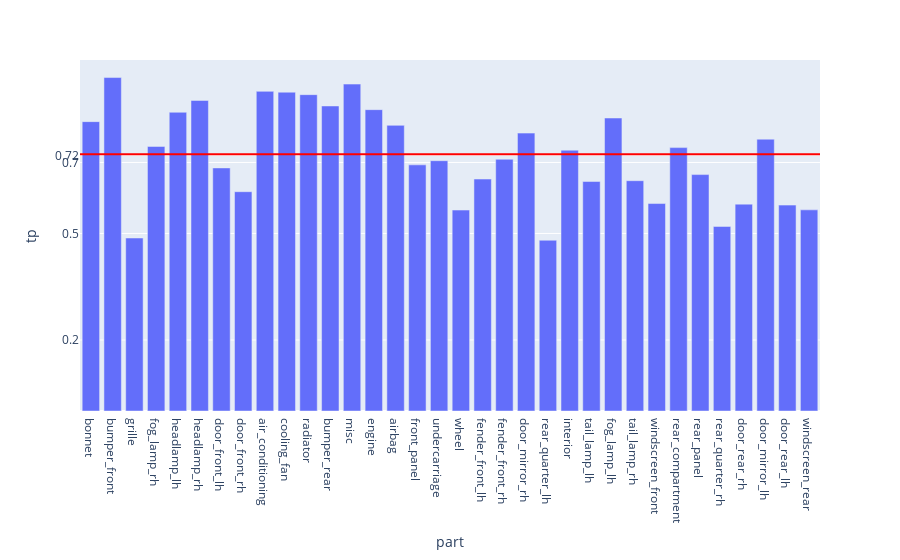

Source (notebook cell):
### Code cell
fig = px.bar(evalMetrics, x = 'part', y = 'tp')

fig.add_hline(y=avgTp, line_width=2, line_color="red")

fig.update_layout(
    yaxis = dict(
        tickmode = 'array',
        tickvals = [np.format_float_positional(avgTp, 2), 0.2, 0.5, 0.7],
    )
)
fig

### Figure 1 — Plotly figure (JSON) as saved in the notebook; plotly's stock layout.template omitted (floating-point values rounded to 4 significant figures)
{"data": [{"alignmentgroup": "True", "hovertemplate": "part=%{x}<br>tp=%{y}<extra></extra>", "legendgroup": "", "marker": {"color": "#636efa", "pattern": {"shape": ""}}, "name": "", "offsetgroup": "", "orientation": "v", "showlegend": false, "textposition": "auto", "type": "bar", "x": ["bonnet", "bumper_front", "grille", "fog_lamp_rh", "headlamp_lh", "headlamp_rh", "door_front_lh", "door_front_rh", "air_conditioning", "cooling_fan", "radiator", "bumper_rear", "misc", "engine", "airbag", "front_panel", "undercarriage", "wheel", "fender_front_lh", "fender_front_rh", "door_mirror_rh", "rear_quarter_lh", "interior", "tail_lamp_lh", "fog_lamp_lh", "tail_lamp_rh", "windscreen_front", "rear_compartment", "rear_panel", "rear_quarter_rh", "door_rear_rh", "door_mirror_lh", "door_rear_lh", "windscreen_rear"], "xaxis": "x", "y": [0.815, 0.9392, 0.4873, 0.7451, 0.8414, 0.8747, 0.6847, 0.6177, 0.9003, 0.898, 0.891, 0.8592, 0.9208, 0.8487, 0.8045, 0.6932, 0.705, 0.5659, 0.6533, 0.7091, 0.7827, 0.4809, 0.7346, 0.6463, 0.8252, 0.6487, 0.5843, 0.7419, 0.6659, 0.5198, 0.5827, 0.7656, 0.5799, 0.5665], "yaxis": "y"}], "layout": {"barmode": "relative", "legend": {"tracegroupgap": 0}, "margin": {"t": 60}, "shapes": [{"line": {"color": "red", "width": 2}, "type": "line", "x0": 0, "x1": 1, "xref": "x domain", "y0": 0.7229, "y1": 0.7229, "yref": "y"}], "xaxis": {"anchor": "y", "domain": [0, 1], "title": {"text": "part"}}, "yaxis": {"anchor": "x", "domain": [0, 1], "tickmode": "array", "tickvals": ["0.72", 0.2, 0.5, 0.7], "title": {"text": "tp"}}}}
